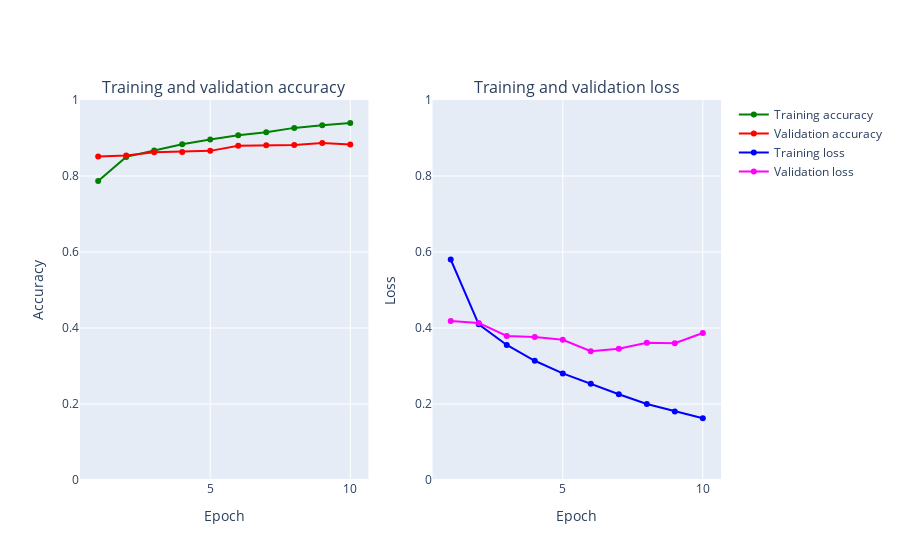

The cell this chart's notebook holds for it:
### Markdown cell above
## Trying out tanh

### Code cell
from tensorflow.keras.layers import Conv2D,Flatten
from numpy import mean
from numpy import std
from matplotlib import pyplot
from sklearn.model_selection import KFold
from keras.datasets import fashion_mnist
from keras.utils import to_categorical
from keras.models import Sequential
from keras.layers import Conv2D
from keras.layers import MaxPooling2D
from keras.layers import Dense
from keras.layers import Flatten
from keras.optimizers import SGD
from keras.layers import Dropout
from keras.layers import BatchNormalization
from keras.layers import Activation
from keras.layers import LeakyReLU
epochs = 15
num_classes = 10
X_train = X_train.reshape((X_train.shape[0], 28, 28, 1))
X_test = X_test.reshape((X_test.shape[0], 28, 28, 1))
fashion_model = Sequential()
fashion_model.add(Conv2D(32, kernel_size=(3, 3),activation='tanh',input_shape=(28,28,1)))
fashion_model.add(MaxPooling2D((2, 2)))
fashion_model.add(Conv2D(64, (3, 3), activation='tanh'))
fashion_model.add(MaxPooling2D(pool_size=(2, 2)))
fashion_model.add(Conv2D(128, (3, 3), activation='tanh'))
fashion_model.add(MaxPooling2D(pool_size=(2, 2)))
fashion_model.add(Flatten())
fashion_model.add(Dense(128, activation='linear'))
fashion_model.add(Dense(num_classes, activation='softmax'))

fashion_model.compile(loss=keras.losses.sparse_categorical_crossentropy, optimizer=keras.optimizers.Adam(),metrics=['accuracy'])
fashion_model.summary()

h_callback = fashion_model.fit(X_train, y_train, epochs = 10,
               validation_data=(X_test, y_test))

# Plot train vs test loss during training 
plot_accuracy_and_loss(h_callback)

### Figure 1 — Plotly figure (JSON) as saved in the notebook; plotly's stock layout.template omitted (floating-point values rounded to 4 significant figures)
{"data": [{"marker": {"color": "Green"}, "mode": "markers+lines", "name": "Training accuracy", "text": ["1", "2", "3", "4", "5", "6", "7", "8", "9", "10"], "type": "scatter", "x": [1, 2, 3, 4, 5, 6, 7, 8, 9, 10], "xaxis": "x", "y": [0.7871, 0.8503, 0.867, 0.8837, 0.8959, 0.9075, 0.9154, 0.9266, 0.9334, 0.9396], "yaxis": "y"}, {"marker": {"color": "Red"}, "mode": "markers+lines", "name": "Validation accuracy", "text": ["1", "2", "3", "4", "5", "6", "7", "8", "9", "10"], "type": "scatter", "x": [1, 2, 3, 4, 5, 6, 7, 8, 9, 10], "xaxis": "x", "y": [0.8516, 0.8539, 0.8625, 0.8633, 0.8662, 0.8798, 0.8808, 0.8817, 0.8872, 0.8828], "yaxis": "y"}, {"marker": {"color": "Blue"}, "mode": "markers+lines", "name": "Training loss", "text": ["1", "2", "3", "4", "5", "6", "7", "8", "9", "10"], "type": "scatter", "x": [1, 2, 3, 4, 5, 6, 7, 8, 9, 10], "xaxis": "x2", "y": [0.5803, 0.4098, 0.3554, 0.3138, 0.2806, 0.253, 0.2257, 0.2002, 0.1806, 0.1623], "yaxis": "y2"}, {"marker": {"color": "Magenta"}, "mode": "markers+lines", "name": "Validation loss", "text": ["1", "2", "3", "4", "5", "6", "7", "8", "9", "10"], "type": "scatter", "x": [1, 2, 3, 4, 5, 6, 7, 8, 9, 10], "xaxis": "x2", "y": [0.4183, 0.4133, 0.3791, 0.3762, 0.3689, 0.3389, 0.3456, 0.3614, 0.36, 0.3867], "yaxis": "y2"}], "layout": {"annotations": [{"font": {"size": 16}, "showarrow": false, "text": "Training and validation accuracy", "x": 0.225, "xanchor": "center", "xref": "paper", "y": 1, "yanchor": "bottom", "yref": "paper"}, {"font": {"size": 16}, "showarrow": false, "text": "Training and validation loss", "x": 0.775, "xanchor": "center", "xref": "paper", "y": 1, "yanchor": "bottom", "yref": "paper"}], "xaxis": {"anchor": "y", "domain": [0, 0.45], "title": {"text": "Epoch"}}, "xaxis2": {"anchor": "y2", "domain": [0.55, 1], "title": {"text": "Epoch"}}, "yaxis": {"anchor": "x", "domain": [0, 1], "range": [0, 1], "title": {"text": "Accuracy"}}, "yaxis2": {"anchor": "x2", "domain": [0, 1], "range": [0, 1], "title": {"text": "Loss"}}}}
